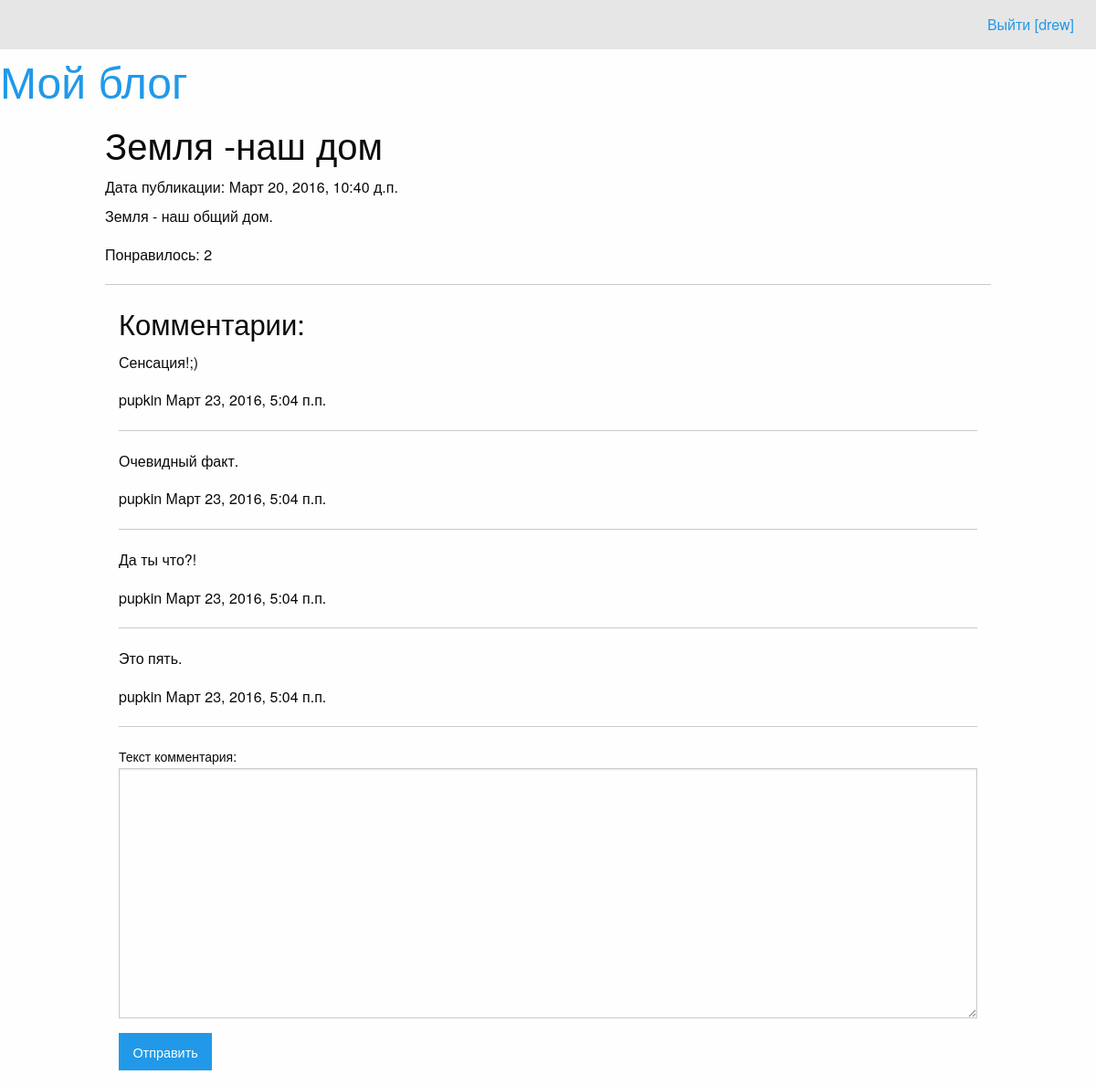
Screenshot of /articles/get/2/ (signed in) with the database file from the repository.
### article/models.py (models this page shows, shortened)
class Article(models.Model):
    title = models.CharField(max_length = 200)
    text = models.TextField()
    date = models.DateTimeField()
    likes = models.IntegerField(default=0)
    class Meta:
        db_table = 'articles'
        verbose_name = "Статья"
        verbose_name_plural = "Статьи"

class Comment(models.Model):
    date = models.DateTimeField()  # (blank=True, null=True)
    text = models.TextField(verbose_name='Текст комментария')
    article = models.ForeignKey(Article)
    author  = models.ForeignKey(User)
    class Meta:
        db_table = 'comments'
        verbose_name = "Комментарий"
        verbose_name_plural = "Комментарии"

### article/views.py (the view)
# urls.py: url(r'^articles/get/(?P<id>\d+)/', views.article),
def article(request, id=1):
    article = get_object_or_404(Article, id=id)
    return render(request, 'article.html', {
        'article': article,
        'comments': article.comment_set.all(),
        'form': CommentForm(),
        'username': auth.get_user(request).username,
        })

### article/forms.py
class CommentForm(ModelForm):
    class Meta:
        model = Comment
        fields = ['text']

### article/templates/article.html (shortened to what this page needs)
{% extends 'main.html' %}
{% block article %}
<h2>{{ article.title }}</h2>
<h6>Дата публикации: {{ article.date }}</h6>
<p>{{ article.text }}</p>
<p>Понравилось: {{ article.likes }}</p>
<hr>
<div class="large-offset-1 columns">
<h3>Комментарии:</h3>
{% for comment in comments %}
  <p>{{ comment.text }}</p>
  <p>{{ comment.author }} {{ comment.date }}</p>
  <hr>
{% endfor %}
{% if username %}
  <form method="post" action="/articles/addcomment/{{ article.id }}/">
    {{ form.as_p }}
    <button type="submit" class="button">Отправить</button>
  </form>
{% endif %}
</div>
{% endblock %}

### templates/main.html (shortened to what this page needs)
{% load staticfiles %}
<!DOCTYPE html>
<html lang="ru-RU">
<head>
  <link rel="stylesheet" type="text/css" href="{% static 'css/foundation.min.css' %}">
</head>
<body>
  <div class="top-bar">
    <section class="top-bar-right">
      <ul class="menu">
        {% if username %}
          <li><a href="/auth/logout/">Выйти [{{ username }}]</a></li>
        {% else %}
          <li><a href="/auth/login/">Войти</a></li>
        {% endif %}
      </ul>
    </section>
  </div>
  <h1><a href="/">Мой блог</a></h1>
  <div class="row large-10 columns">
    {% block article %}{% endblock %}
  </div>
</body>
</html>

### rows the page displays
Article: title "Земля -наш дом", date "Март 20, 2016, 10:40 д.п.", text "Земля - наш общий дом.", likes "2"
Comment: text "Сенсация!;)", author "pupkin", date "Март 23, 2016, 5:04 п.п."
Comment: text "Очевидный факт.", author "pupkin", date "Март 23, 2016, 5:04 п.п."
Comment: text "Да ты что?!", author "pupkin", date "Март 23, 2016, 5:04 п.п."
Comment: text "Это пять.", author "pupkin", date "Март 23, 2016, 5:04 п.п."

### other values shown
{{ username }} "drew"
